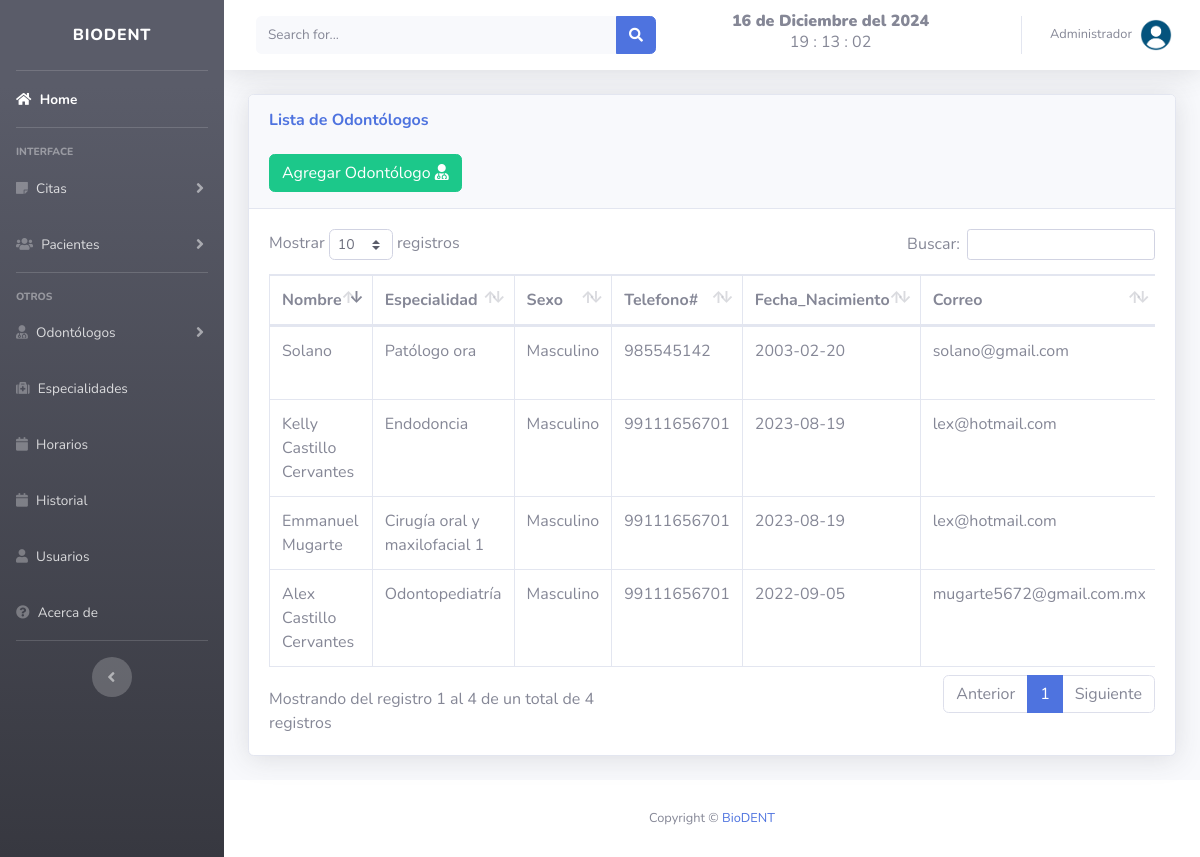
The app's page /views/medicos.php (signed in) with its own data.
### tables this page shows
CREATE TABLE `doctor` (
  `id` int(11) NOT NULL,
  `cedula` int(50) NOT NULL,
  `nombres` varchar(50) NOT NULL,
  `id_especialidad` int(11) NOT NULL,
  `sexo` varchar(50) NOT NULL,
  `telefono` varchar(50) NOT NULL,
  `fecha` date NOT NULL,
  `correo` varchar(50) NOT NULL DEFAULT current_timestamp(),
  `fecha_registro` timestamp NOT NULL DEFAULT current_timestamp()
);

CREATE TABLE `especialidades` (
  `id` int(11) NOT NULL,
  `nombre` varchar(100) NOT NULL,
  `fecha` timestamp NOT NULL DEFAULT current_timestamp()
);

### includes/fecha.php (called while the page is built, shortened)
<?php
	function fecha(){
		$mes = array("","Enero",
					  "Febrero",
					  "Marzo",
					  "Abril",
					  "Mayo",
					  "Junio",
					  "Julio",
					  "Agosto",
					  "Septiembre",
					  "Octubre",
					  "Noviembre",
					  "Diciembre");
		return date('d')." de ". $mes[date('n')] . " del " . date('Y');
	}
 ?>

### views/medicos.php (the view, shortened to what this page needs)
<?php
include "../includes/db.php";
?>
<!DOCTYPE html>
<html lang="en">
<head>
</head>
<?php include "../includes/header.php"; ?>
<body id="page-top">
    <div class="container-fluid">
        <div class="card shadow mb-4">
            <div class="card-header py-3">
                <h6 class="m-0 font-weight-bold text-primary">Lista de Odontólogos</h6>
                <br>
                <?php
                    $rolesPermitidos = [1];
                        if (in_array($rolUsuario, $rolesPermitidos)) {
                    ?>
                <button type="button" class="btn btn-success" data-toggle="modal" data-target="#doctor">
                    <span class="glyphicon glyphicon-plus"></span> Agregar Odontólogo <i class="fa fa-user-md" aria-hidden="true"></i></a></button>
                <?php }?>
            </div>
            <div class="card-body">
                <div class="table-responsive">
                    <table class="table table-bordered" id="dataTable" width="100%" cellspacing="0">
                        <thead>
                            <tr>
                                <th>Nombre</th>
                                <th>Especialidad</th>
                                <th>Sexo</th>
                                <th>Telefono#</th>
                                <th>Fecha_Nacimiento</th>
                                <th>Correo</th>
                            </tr>
                        </thead>
                        <?php
                        include "../includes/db.php";
                        $result = mysqli_query($conexion, "SELECT * FROM doctor ");
                        while ($fila = mysqli_fetch_assoc($result)) :
                        ?>
                            <tr>
                                <td><?php echo $fila['nombres']; ?></td>
                                <td><?php echo obtenerNombreEspecialidad($fila['id_especialidad']); ?></td>
                                <td><?php echo $fila['sexo']; ?></td>
                                <td><?php echo $fila['telefono']; ?></td>
                                <td><?php echo $fila['fecha']; ?></td>
                                <td><?php echo $fila['correo']; ?></td>
                            </tr>
                        <?php endwhile; ?>
                        <?php
                        function obtenerNombreEspecialidad($id_especialidad)
                        {
                            global $conexion;
                            $consulta = "SELECT nombre FROM especialidades WHERE id = $id_especialidad";
                            $resultado = mysqli_query($conexion, $consulta);
                            if ($resultado && mysqli_num_rows($resultado) > 0) {
                                $fila = mysqli_fetch_assoc($resultado);
                                return $fila['nombre'];
                            } else {
                                return "Sin Especialidad";
                            }
                        }
                        ?>
                    </table>
                </div>
            </div>
        </div>
    </div>
    <?php include "../includes/footer.php"; ?>
</body>
</html>

### includes/header.php (shortened to what this page needs)
<?php
$actualsesion = $_SESSION['nombre'];
include "db.php";
$consulta = "SELECT rol FROM user WHERE nombre = '$actualsesion'";
$resultado = mysqli_query($conexion, $consulta);
if ($resultado) {
    if (mysqli_num_rows($resultado) > 0) {
        $fila = mysqli_fetch_assoc($resultado);
        $rolUsuario = $fila['rol'];
    }
}
?>
<!DOCTYPE html>
<html lang="en">
<head>
    <link href="../vendor/fontawesome-free/css/all.min.css" rel="stylesheet" type="text/css">
    <link href="../css/sb-admin-2.min.css" rel="stylesheet">
    <link href="../vendor/datatables/dataTables.bootstrap4.min.css" rel="stylesheet">
    <link href="../vendor/datatables/dataTables.bootstrap4.min.css" rel="stylesheet">
</head>
<body id="page-top">
<div id="wrapper">
        <ul class="navbar-nav bg-gradient-dark sidebar sidebar-dark accordion" id="accordionSidebar">
            <a class="sidebar-brand d-flex align-items-center justify-content-center" href="index.php">
                <div class="sidebar-brand-text mx-1">BioDENT</div>
            </a>
            <hr class="sidebar-divider my-0">
            <li class="nav-item active">
                <a class="nav-link" href="../views/index.php">
                    <i class="fa fa-home" aria-hidden="true"></i>
                    <span>Home</span></a>
            </li>
            <hr class="sidebar-divider">
            <div class="sidebar-heading">
                Interface
            </div>
            <li class="nav-item">
                <a class="nav-link collapsed" href="#" data-toggle="collapse" data-target="#collapseTwo" aria-expanded="true" aria-controls="collapseTwo">
                    <i class="fa fa-sticky-note" aria-hidden="true"></i>
                    <span>Citas</span>
                </a>
            </li>
            <li class="nav-item">
                <a class="nav-link collapsed" href="#" data-toggle="collapse" data-target="#collapseUtilities" aria-expanded="true" aria-controls="collapseUtilities">
                    <i class="fa fa-users" aria-hidden="true"></i>
                    <span>Pacientes</span>
                </a>
            </li>
            <hr class="sidebar-divider">
            <div class="sidebar-heading">
                Otros
            </div>
            <?php
            $rolesPermitidos = [1];
                if (in_array($rolUsuario, $rolesPermitidos)) {
            ?>
            <li class="nav-item">
                <a class="nav-link collapsed" href="#" data-toggle="collapse" data-target="#collapsePages" aria-expanded="true" aria-controls="collapsePages">
                    <i class="fa fa-user-md" aria-hidden="true"></i>
                    <span>Odontólogos</span>
                </a>
            </li>
            <?php }?>
            <?php
            $rolesPermitidos = [1];
                if (in_array($rolUsuario, $rolesPermitidos)) {
            ?>
            <li class="nav-item">
                <a class="nav-link" href="../views/especialidades.php">
                    <i class="fa fa-medkit" aria-hidden="true"></i>
                    <span>Especialidades</span></a>
            </li>
            <?php }?>
            <?php
            $rolesPermitidos = [1];
                if (in_array($rolUsuario, $rolesPermitidos)) {
            ?>
            <li class="nav-item">
                <a class="nav-link" href="../views/horarios.php">
                    <i class="fa fa-calendar" aria-hidden="true"></i>
                    <span>Horarios</span></a>
            </li>
            <?php }?>
            <?php
            $rolesPermitidos = [1, 2];
                if (in_array($rolUsuario, $rolesPermitidos)) {
            ?>
            <li class="nav-item">
                <a class="nav-link" href="../views/historial_pacientes.php">
                    <i class="fa fa-calendar" aria-hidden="true"></i>
                    <span>Historial</span></a>
            </li>
            <?php }?>
            <?php
                if ($rolUsuario == 1) {
            ?>
                    <li class="nav-item">
                        <a class="nav-link" href="../views/acceso.php">
                            <i class="fa fa-user" aria-hidden="true"></i>
                            <span>Usuarios</span>
                        </a>
                    </li>
            <?php }?>
            <li class="nav-item">
                <a class="nav-link" href="../views/acerca.php">
                    <i class="fa fa-question-circle" aria-hidden="true"></i>
                    <span>Acerca de</span></a>
            </li>
            <hr class="sidebar-divider d-none d-md-block">
            <div class="text-center d-none d-md-inline">
                <button class="rounded-circle border-0" id="sidebarToggle"></button>
            </div>
        </ul>
        <div id="content-wrapper" class="d-flex flex-column">
            <div id="content">
                <nav class="navbar navbar-expand navbar-light bg-white topbar mb-4 static-top shadow">
                    <form class="d-none d-sm-inline-block form-inline mr-auto ml-md-3 my-2 my-md-0 mw-100 navbar-search">
                        <div class="input-group">
                            <input type="text" class="form-control bg-light border-0 small" placeholder="Search for..." aria-label="Search" aria-describedby="basic-addon2">
                            <div class="input-group-append">
                                <button class="btn btn-primary" type="button">
                                    <i class="fas fa-search fa-sm"></i>
                                </button>
                            </div>
                        </div>
                    </form>
                    <?php include "fecha.php"; ?>
                    <center>
                        <h8 class="ml-auto"><strong><b><?php echo fecha(); ?></h8></strong></b>
                        <div class="reloj">
                            <h6><span id="tiempo">00 : 00 : 00</span></h6>
                        </div>
                    </center>
                    <ul class="navbar-nav ml-auto">
                        <li class="nav-item dropdown no-arrow">
                            <a class="nav-link dropdown-toggle" href="#" id="userDropdown" role="button" data-toggle="dropdown" aria-haspopup="true" aria-expanded="false">
                                <span class="mr-2 d-none d-lg-inline text-gray-600 small">
                                    <?php echo $_SESSION['nombre']; ?></span>
                                <img class="img-profile rounded-circle" src="../img/usuario.png">
                            </a>
                        </li>
                    </ul>
                </nav>
</body>
</html>

### includes/footer.php (shortened to what this page needs)
<footer class="sticky-footer bg-white">
    <div class="container my-auto">
        <div class="copyright text-center my-auto">
            <span>Copyright &copy;  <a href="" target="_blank">BioDENT</span></a>
        </div>
    </div>
</footer>

### records on screen
doctor: nombres "Alex Castillo Cervantes", id_especialidad.nombre "Odontopediatría", sexo "Masculino", telefono "99111656701", fecha "2022-09-05", correo "mugarte5672@gmail.com.mx"
doctor: nombres "Emmanuel Mugarte", id_especialidad.nombre "Cirugía oral y maxilofacial 1", sexo "Masculino", telefono "99111656701", fecha "2023-08-19", correo "lex@hotmail.com"
doctor: nombres "Kelly Castillo Cervantes", id_especialidad.nombre "Endodoncia", sexo "Masculino", telefono "99111656701", fecha "2023-08-19", correo "lex@hotmail.com"
doctor: nombres "Solano", id_especialidad.nombre "Patólogo ora", sexo "Masculino", telefono "985545142", fecha "2003-02-20", correo "solano@gmail.com"

### other values on screen
fecha() "16 de Diciembre del 2024"
$_SESSION['nombre'] "Administrador"
